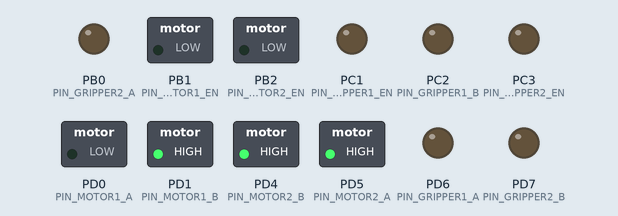
This program was run on a simulated ATmega8, built with avr-gcc and emulated at 16 MHz. On the bench: switched loads named in the program (green lamp = pin HIGH), output pins drawn as LEDs (lit = HIGH). At 0.0 s the program stops and its outputs stay as they are.

Above: at 0.1 s.
Timing chart, 0 to 1.5 s (numbered marks = the images above):
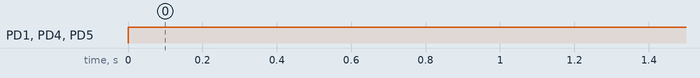

The program:

main.c
```c
/*INCLUDES*/

//Standard C-Libs
#include <stdlib.h>
#include <stdint.h>

//Standard AVR-Libs
#include <util/twi.h>
#include <avr/io.h>
#include <avr/interrupt.h>
#include <util/delay.h>
#include <avr/pgmspace.h>


//Libs
#include "motor_header.h"
#include "motor_lib.h"
#include "twislave.h"


int main(void)
{
  //_delay_ms(500);	//boot up delay
  io_init();		//set in/outputs, pullups etc.
  pwm_init();		//set pwm-mode, frequency etc.
  init_twi_slave(SLAVE_ADRESSE);	//I2C-Slave

  for(uint8_t i=0;i<i2c_buffer_size;i++)  i2cdata[i]=0;  //fill up I2C-Buffer

  sei();  //activate global Interrupts

  while(1)
  {
    drive_motors();
  }

  return 0;
}
```

motor_header.h
```c
/***********************
FILE: motor_header.h
DATE: 2.11.2011
***********************/
/* DEFINES */
#define MAX_PWM_VALUE 		1023
#define SLAVE_ADRESSE 		0x50  //I2C Slave Adresse

#define FLOAT 2000

/*MACROS*/
#define uniq(LOW,HEIGHT)	((HEIGHT << 8)|LOW)			// 2x 8Bit to 16Bit
#define LOW_BYTE(x)        	(x & 0xff)					// 16Bit to 8Bit
#define HIGH_BYTE(x)       	((x >> 8) & 0xff)			// 16Bit to 8Bit


/* PINBELEGUNG MOTOR

PORTB
  PB0 - Greifer 2 A
  PB1 - Motor 1 EN
  PB2 - Motor 2 EN
  PB3 - MOSI
  PB4 - MISO
  PB5 - SCK

PORTC
  PC0 - Batterie Spannung
  PC1 - Greifer 1 EN
  PC2 - Greifer 1 B
  PC3 - Greifer 2 EN
  PC4 - SDA
  PC5 - SCL
  PC6 - Reset

PORTD
  PD0 - Motor 1 A
  PD1 - Motor 1 B
  PD2 - Encoder 1
  PD3 - Encoder 2
  PD4 - Motor 2 B
  PD5 - Motor 2 A
  PD6 - Greifer 1 A
  PD7 - Greifer 2 B

*/


/*Ports*/
#define PORT_GRIPPER2_A 	PORTB
#define PORT_MOTOR1_EN 		PORTB
#define PORT_MOTOR2_EN 		PORTB

#define PORT_BATTERY_U 		PORTC
#define PORT_GRIPPER1_EN 	PORTC
#define PORT_GRIPPER1_B 	PORTC
#define PORT_GRIPPER2_EN 	PORTC

#define PORT_MOTOR1_A 		PORTD
#define PORT_MOTOR1_B 		PORTD
#define PORT_ENCODER1 		PORTD
#define PORT_ENCODER2 		PORTD
#define PORT_MOTOR2_B 		PORTD
#define PORT_MOTOR2_A 		PORTD
#define PORT_GRIPPER1_A 	PORTD
#define PORT_GRIPPER2_B 	PORTD


/*DDRx*/
#define DDR_GRIPPER2_A 		DDRB
#define DDR_MOTOR1_EN 		DDRB
#define DDR_MOTOR2_EN 		DDRB

#define DDR_BATTERY_U 		DDRC
#define DDR_GRIPPER1_EN 	DDRC
#define DDR_GRIPPER1_B 		DDRC
#define DDR_GRIPPER2_EN 	DDRC

#define DDR_MOTOR1_A 		DDRD
#define DDR_MOTOR1_B		DDRD
#define DDR_ENCODER1 		DDRD
#define DDR_ENCODER2 		DDRD
#define DDR_MOTOR2_B 		DDRD
#define DDR_MOTOR2_A 		DDRD
#define DDR_GRIPPER1_A 		DDRD
#define DDR_GRIPPER2_B 		DDRD


/*Pins*/
#define PIN_GRIPPER2_A 		PB0
#define PIN_MOTOR1_EN 		PB1
#define PIN_MOTOR2_EN 		PB2

#define PIN_BATTERY_U 		PC0
#define PIN_GRIPPER1_EN 	PC1
#define PIN_GRIPPER1_B 		PC2
#define PIN_GRIPPER2_EN 	PC3

#define PIN_MOTOR1_A		PD0
#define PIN_MOTOR1_B 		PD1
#define PIN_ENCODER1 		PD2
#define PIN_ENCODER2 		PD3
#define PIN_MOTOR2_B 		PD4
#define PIN_MOTOR2_A 		PD5
#define PIN_GRIPPER1_A 		PD6
#define PIN_GRIPPER2_B 		PD7


/************/
#define OCR_MOTOR1 			OCR1A
#define OCR_MOTOR2 			OCR1B
```

motor_lib.c
```c
#include <avr/io.h>

#include "twislave.h"
#include "motor_header.h"


void io_init (void)
{
	/* Ein-/Ausgänge festlegen*/
	//Greifermotor 1
	DDR_GRIPPER1_A |= (1<< PIN_GRIPPER1_A);
	DDR_GRIPPER1_B |= (1<< PIN_GRIPPER1_B);
	DDR_GRIPPER1_EN |= (1<< PIN_GRIPPER1_EN);
	//Greifermotor 2
	DDR_GRIPPER2_A |= (1<< PIN_GRIPPER2_A);
	DDR_GRIPPER2_B |= (1<< PIN_GRIPPER2_B);
	DDR_GRIPPER2_EN |= (1<< PIN_GRIPPER2_EN);
	//Motor 1
	DDR_MOTOR1_A |= (1<< PIN_MOTOR1_A);
	DDR_MOTOR1_B |= (1<< PIN_MOTOR1_B);
	DDR_MOTOR1_EN |= (1<< PIN_MOTOR1_EN);
	//Motor 2
	DDR_MOTOR2_A |= (1<< PIN_MOTOR2_A);
	DDR_MOTOR2_B |= (1<< PIN_MOTOR2_B);
	DDR_MOTOR2_EN |= (1<< PIN_MOTOR2_EN);

	//Batterie Spannung
	DDR_BATTERY_U &= ~(1<< PIN_BATTERY_U);
	//Motorenencoder
	DDR_ENCODER1 &= ~(1<< PIN_ENCODER1);
	DDR_ENCODER2 &= ~(1<< PIN_ENCODER2);

	/*Ausgänge ein-/auschalten*/

	PORT_GRIPPER1_A &= ~(1<< PIN_GRIPPER1_A);
	PORT_GRIPPER1_B &= ~(1<< PIN_GRIPPER1_B);
	PORT_GRIPPER1_EN &= ~(1<< PIN_GRIPPER1_EN);

	PORT_GRIPPER2_A &= ~(1<< PIN_GRIPPER2_A);
	PORT_GRIPPER2_B &= ~(1<< PIN_GRIPPER2_B);
	PORT_GRIPPER2_EN &= ~(1<< PIN_GRIPPER2_EN);

	PORT_MOTOR1_A &= ~(1<< PIN_MOTOR1_A);
	PORT_MOTOR1_B &= ~(1<< PIN_MOTOR1_B);
	PORT_MOTOR1_EN &= ~(1<< PIN_MOTOR1_EN);

	PORT_MOTOR2_A &= ~(1<< PIN_MOTOR2_A);
	PORT_MOTOR2_B &= ~(1<< PIN_MOTOR2_B);
	PORT_MOTOR2_EN &= ~(1<< PIN_MOTOR2_EN);

	/*Eingänge Pullups ein/aus*/

	PORT_BATTERY_U &= ~(1<< PIN_BATTERY_U);
	PORT_ENCODER1 |= (1<< PIN_ENCODER1);
	PORT_ENCODER2 |= (1<< PIN_ENCODER2);


}

//PWM initialisieren
void pwm_init(void)
{
	//nicht invertierender pwm modus
	TCCR1A |= (1 << COM1A1) | (1 << COM1B1);
	//10-bit "phase corrected" pwm
	TCCR1A |= (1 << WGM11) | (1 << WGM10);
	//set prescaler to 8
	TCCR1B |= (1 << CS11);

	//beide Motoren ausschalten
	OCR_MOTOR1 = 0;
	OCR_MOTOR2 = 0;
}

//"Falsche" PWM_Eingaben korrigieren
int16_t correct_pwm(int16_t value)
{
	if(value> MAX_PWM_VALUE)
		return MAX_PWM_VALUE;
	else if(value<(-MAX_PWM_VALUE))
		return -MAX_PWM_VALUE;
	else
		return value;
}

//Motor 1 steurern
//-1023 <= speed <= 1023
//speed 0 => Brake
void motor1_speed (int16_t speed)
{
	speed = correct_pwm(speed);

	if(speed>0)
	{

		OCR_MOTOR1 = speed;
	}
	else if(speed==0) //BRAKE
	{
		PORT_MOTOR1_A &= ~(1<< PIN_MOTOR1_A);
		PORT_MOTOR1_B |= (1<< PIN_MOTOR1_B);
		OCR_MOTOR1 = speed;
	}
	else if(speed<0)
	{
		PORT_MOTOR1_A |= (1<< PIN_MOTOR1_A);
		PORT_MOTOR1_B &= ~(1<< PIN_MOTOR1_B);

		OCR_MOTOR1 = speed *-1;
	}
}


//Motor 2 steurern
//-1023 <= speed <= 1023
//speed 0 => Brake
void motor2_speed (int16_t speed)
{
	speed = correct_pwm(speed);

	if(speed>0)
	{
		PORT_MOTOR2_A &= ~(1<< PIN_MOTOR2_A);
		PORT_MOTOR2_B |= (1<< PIN_MOTOR2_B);
		OCR_MOTOR2 = speed;
	}
	else if(speed==0) //BRAKE
	{
		PORT_MOTOR2_A |= (1<< PIN_MOTOR2_A);
		PORT_MOTOR2_B |= (1<< PIN_MOTOR2_B);
		OCR_MOTOR2 = speed;
	}
	else if(speed<0)
	{
		PORT_MOTOR2_A |= (1<< PIN_MOTOR2_A);
		PORT_MOTOR2_B &= ~(1<< PIN_MOTOR2_B);


		OCR_MOTOR2 = speed *-1;
	}
}

//Disconnect motor1
void motor1_float(void)
{
	PORT_MOTOR1_A &= ~(1<< PIN_MOTOR1_A);
	PORT_MOTOR1_B &= ~(1<< PIN_MOTOR1_B);
	OCR_MOTOR1 = 0;
}

//Disconnect motor2
void motor2_float(void)
{
	PORT_MOTOR2_A &= ~(1<< PIN_MOTOR2_A);
	PORT_MOTOR2_B &= ~(1<< PIN_MOTOR2_B);
	OCR_MOTOR2 = 0;
}


//read motor commands from i2c-buffer and drive motors
void drive_motors(void)
{
	//get the motor speed values from I2C-Buffer
	//convert 2 bytes to 16bit value
	int16_t _motor1_speed = uniq(i2cdata[0],i2cdata[1]);
	int16_t _motor2_speed = uniq(i2cdata[2],i2cdata[3]);

	//Float Motor?
	if(_motor1_speed == FLOAT)
		motor1_float();
	else
		motor1_speed(correct_pwm(_motor1_speed));  //Drive motor1

	//Float Motor?
	if(_motor2_speed == FLOAT)
		motor2_float();
	else
		motor2_speed(correct_pwm(_motor2_speed));  //Drive motor2
}
```

motor_lib.h
```c
void io_init (void);
void pwm_init(void);

int16_t correct_pwm(int16_t value);

void motor1_speed (int16_t value);
void motor2_speed (int16_t value);

void motor1_float(void);
void motor2_float(void);

void drive_motors(void);
```

twislave.c
```c
#include <util/twi.h> 	    //enthält z.B. die Bezeichnungen für die Statuscodes in TWSR
#include <avr/interrupt.h>  //dient zur Behandlung der Interrupts
#include <stdint.h>         //definiert den Datentyp uint8_t
#include "twislave.h"

//%%%%%%%% Globale Variablen, die vom Hauptprogramm genutzt werden %%%%%%%%
/*Der Buffer, in dem die Daten gespeichert werden.
Aus Sicht des Masters läuft der Zugrif auf den Buffer genau wie bei einem I2C-EEPROm ab.
Für den Slave ist es eine globale Variable
*/
volatile uint8_t i2cdata[i2c_buffer_size+1];
volatile uint8_t buffer_adr; //"Adressregister" für den Buffer

/*Initaliserung des TWI-Inteface. Muss zu Beginn aufgerufen werden, sowie bei einem Wechsel der Slave Adresse
Parameter adr: gewünschte Slave-Adresse
*/
void init_twi_slave(uint8_t adr)
{
	TWAR= adr; //Adresse setzen
	TWCR &= ~(1<<TWSTA)|(1<<TWSTO);
	TWCR|= (1<<TWEA) | (1<<TWEN)|(1<<TWIE);
	buffer_adr=0xFF;
	sei();
}


//Je nach Statuscode in TWSR müssen verschiedene Bitmuster in TWCR geschreiben werden(siehe Tabellen im Datenblatt!).
//Makros für die verwendeten Bitmuster:

//ACK nach empfangenen Daten senden/ ACK nach gesendeten Daten erwarten
#define TWCR_ACK TWCR = (1<<TWEN)|(1<<TWIE)|(1<<TWINT)|(1<<TWEA)|(0<<TWSTA)|(0<<TWSTO)|(0<<TWWC);

//NACK nach empfangenen Daten senden/ NACK nach gesendeten Daten erwarten
#define TWCR_NACK TWCR = (1<<TWEN)|(1<<TWIE)|(1<<TWINT)|(0<<TWEA)|(0<<TWSTA)|(0<<TWSTO)|(0<<TWWC);

//switch to the non adressed slave mode...
#define TWCR_RESET TWCR = (1<<TWEN)|(1<<TWIE)|(1<<TWINT)|(1<<TWEA)|(0<<TWSTA)|(1<<TWSTO)|(0<<TWWC);


/*ISR, die bei einem Ereignis auf dem Bus ausgelöst wird. Im Register TWSR befindet sich dann
ein Statuscode, anhand dessen die Situation festgestellt werden kann.
*/
ISR (TWI_vect)
{
uint8_t data=0;

switch (TW_STATUS) //TWI-Statusregister prüfen und nötige Aktion bestimmen
{

// Slave Receiver

case TW_SR_SLA_ACK: // 0x60 Slave Receiver, Slave wurde adressiert
	TWCR_ACK; // nächstes Datenbyte empfangen, ACK danach senden
	buffer_adr=0xFF; //Bufferposition ist undefiniert
break;

case TW_SR_DATA_ACK: // 0x80 Slave Receiver, ein Datenbyte wurde empfangen
	data=TWDR; //Empfangene Daten auslesen
	if (buffer_adr == 0xFF) //erster Zugriff, Bufferposition setzen
		{
			//Kontrolle ob gewünschte Adresse im erlaubten bereich
			if(data<i2c_buffer_size)
				{
					buffer_adr= data; //Bufferposition wie adressiert setzen
				}
			else
				{
					buffer_adr=0; //Adresse auf Null setzen. Ist das sinnvoll? TO DO!
				}
			TWCR_ACK;	// nächstes Datenbyte empfangen, ACK danach, um nächstes Byte anzufordern
		}
	else //weiterer Zugriff, nachdem die Position im Buffer gesetzt wurde. NUn die Daten empfangen und speichern
		{

			if(buffer_adr<i2c_buffer_size)
				{
						i2cdata[buffer_adr]=data; //Daten in Buffer schreibe
				}
			buffer_adr++; //Buffer-Adresse weiterzählen für nächsten Schreibzugriff
			TWCR_ACK;
		}
break;


//Slave transmitter

case TW_ST_SLA_ACK: //0xA8 Slave wurde im Lesemodus adressiert und hat ein ACK zurückgegeben.
	//Hier steht kein break! Es wird also der folgende Code ebenfalls ausgeführt!

case TW_ST_DATA_ACK: //0xB8 Slave Transmitter, Daten wurden angefordert

	if (buffer_adr == 0xFF) //zuvor keine Leseadresse angegeben!
		{
			buffer_adr=0;
		}

	if(buffer_adr<i2c_buffer_size)
		{
			TWDR = i2cdata[buffer_adr]; //Datenbyte senden
			buffer_adr++; //bufferadresse für nächstes Byte weiterzählen
		}
	else
		{
			TWDR=0; //Kein Daten mehr im Buffer
		}
	TWCR_ACK;
break;

case TW_ST_DATA_NACK: // 0xC0 Keine Daten mehr gefordert
case TW_SR_DATA_NACK: // 0x88
case TW_ST_LAST_DATA: // 0xC8  Last data byte in TWDR has been transmitted (TWEA =  0 ); ACK has been received
case TW_SR_STOP:      // 0xA0 STOP empfangen
default:
    TWCR_RESET;
break;

} //end.switch (TW_STATUS)
} //end.ISR(TWI_vect)

////Ende von twislave.c////
```

twislave.h
```c
#ifndef _TWISLAVE_H
#define _TWISLAVE_H

#include <util/twi.h> 		  //enthaelt z.B. die Bezeichnungen fuer die Statuscodes in TWSR
#include <avr/interrupt.h>  //dient zur behandlung der Interrupts
#include <stdint.h> 		    //definiert den Datentyp uint8_t


/**
 *  @defgroup twislave TWI-Slave
 *  @code #include "twislave.h" @endcode
 *
 *  @brief Betrieb eines AVRs mit Hardware-TWI-Schnittstelle als Slave.
 *  Zu Beginn muss init_twi_slave mit der gewuenschten Slave-Adresse als
 *  Parameter aufgerufen werden.
 *
 * Der Datenaustausch mit dem Master erfolgt ueber den Buffer i2cdata,
 * auf den von Master und Slave zugegriffen werden kann.
 * Dies ist fuer den Slave eine globale Variable (Array aus uint8_t).

 * Der Zugriff durch den Master erfolgt aehnlich wie bei einem
 * normalen I2C-EEPROM.
 * Man sendet zunaechst die Bufferposition, an die man schreiben will,
 * und dann die Daten.
 * Die Bufferposition wird automatisch hochgezaehlt, sodass man mehrere
 * Datenbytes hintereinander schreiben kann, ohne jedesmal die
 * Bufferadresse zu schreiben.
 *
 * Um vom Master aus zu lesen, uebertraegt man zunaechst in einem
 * Schreibzugriff die gewuenschte Bufferposition und liest dann nach
 * einem repeated start die Daten aus. Die Bufferposition wird
 * automatisch hochgezaehlt, sodass man mehrere Datenbytes
 * hintereinander lesen kann, ohne jedesmal die Bufferposition zu
 * schreiben.
 *
 * Abgefangene Fehlbedienung durch den Master:
 * - Lesen ueber die Grenze des txbuffers hinaus
 * - Schreiben ueber die Grenzen des rxbuffers hinaus
 * - Angabe einer ungueltigen Schreib/Lese-Adresse
 * - Lesezugriff, ohne vorher Leseadresse geschrieben zu haben
 *
 *  @author uwegw
 */

/*@{*/

//%%%%%%%% von Benutzer konfigurierbare Einstellungen %%%%%%%%
/**@brief Groesse des Buffers in Byte (2..254) */
#define i2c_buffer_size 10// I2C_REG_ANZAHL 254 Hier kann eingestellt werden wieviele Register ausgegeben werden


//%%%%%%%% Globale Variablen, die vom Hauptprogramm genutzt werden %%%%%%%%
/**@brief Der Buffer, in dem die Daten gespeichert werden.
 * Aus Sicht des Masters laeuft der Zugrif auf den Buffer genau wie
 *  bei einem I2C-EEPROm ab.
 * Fuer den Slave ist es eine globale Variable
*/
volatile uint8_t i2cdata[i2c_buffer_size+1];


/**@brief Initaliserung des TWI-Inteface. Muss zu Beginn aufgerufen werden, sowie bei einem Wechsel der Slave Adresse
 * @param adr gewuenschte Slave-Adresse */
void init_twi_slave(uint8_t adr);

//%%%%%%%% ab hier sind normalerweise keine weiteren Aenderungen erforderlich! %%%%%%%%//
//____________________________________________________________________________________//


//Bei zu alten AVR-GCC-Versionen werden die Interrupts anders genutzt, daher in diesem Fall mit Fehlermeldung abbrechen
#if (__GNUC__ * 100 + __GNUC_MINOR__) < 304
	#error "This library requires AVR-GCC 3.4.5 or later, update to newer AVR-GCC compiler !"
#endif

//Schutz vor unsinnigen Buffergroessen
#if (i2c_buffer_size > 254)
	#error Buffer zu gross gewaehlt! Maximal 254 Bytes erlaubt.
#endif

#if (i2c_buffer_size < 2)
	#error Buffer muss mindestens zwei Byte gross sein!
#endif


#endif //#ifdef _TWISLAVE_H
////Ende von twislave.h////
```

Measured:
- by itself, PD1 (PIN_MOTOR1_B), PD4 (PIN_MOTOR2_B), PD5 (PIN_MOTOR2_A): LOW → HIGH at 0.00 s
